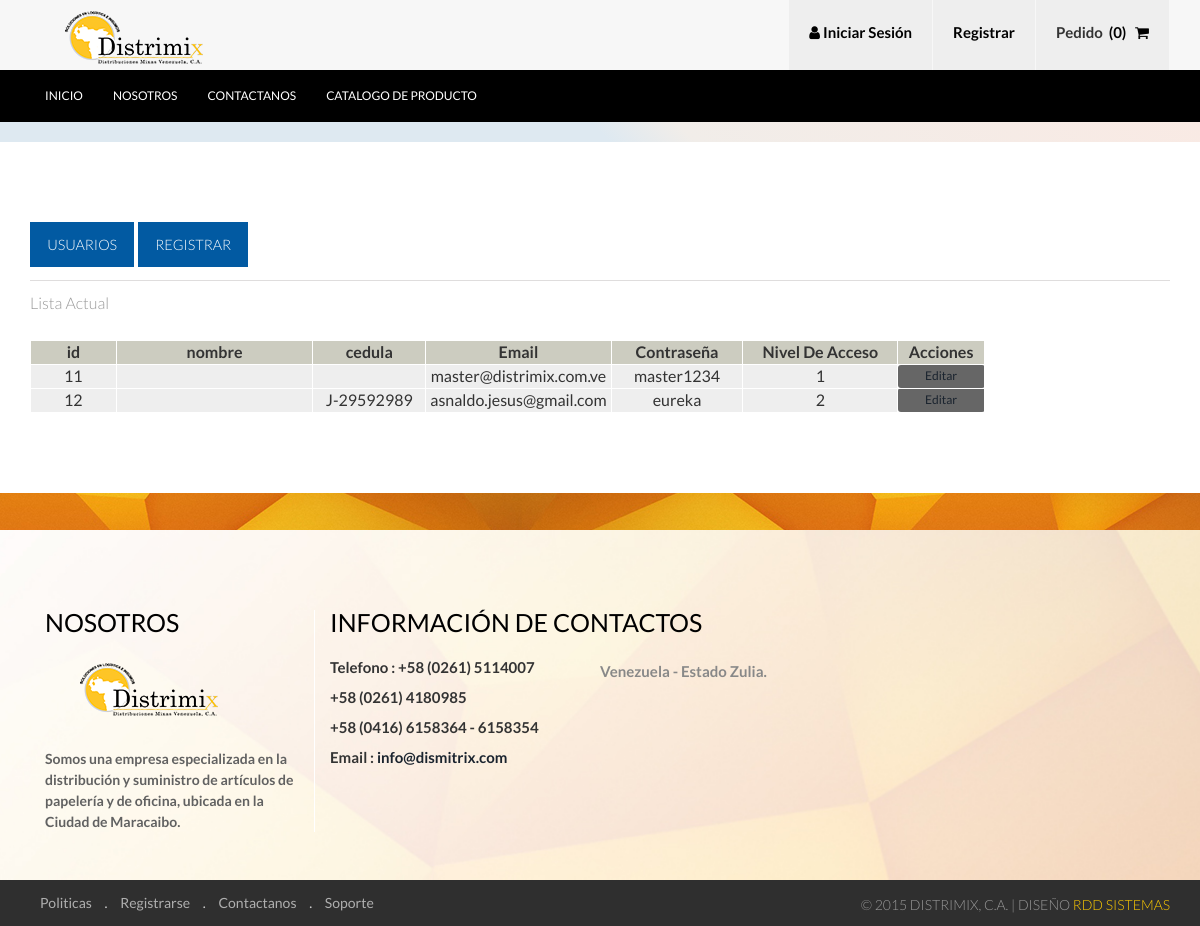
Screenshot of /usuario.php with the database file from the repository.
### tables this page shows
CREATE TABLE IF NOT EXISTS `usuario` (
  `id` int(11) NOT NULL AUTO_INCREMENT,
  `razon_social` varchar(30) NOT NULL,
  `representante` varchar(30) NOT NULL,
  `cedula` varchar(10) NOT NULL,
  `email` varchar(50) NOT NULL,
  `clave` varchar(30) NOT NULL,
  `nivel` int(1) NOT NULL,
  `direccion` varchar(100) NOT NULL,
  `dir_despacho` varchar(100) NOT NULL,
  `telefono` varchar(15) NOT NULL,
  `telf_movil` varchar(15) NOT NULL,
  `fax` varchar(16) NOT NULL,
  `fecha` timestamp NOT NULL DEFAULT CURRENT_TIMESTAMP,
  PRIMARY KEY (`id`)
);

### usuario.php (the view, shortened to what this page needs)
<?php require_once('Connections/master.php'); ?>
<?php
if(isset($_POST['buscar'])){
	$query_user="SELECT * FROM usuario WHERE usuario.nombre LIKE '%".$_POST['buscar']."%'";
$user = mysql_query($query_user, $master) or die(mysql_error());
$row_user = mysql_fetch_assoc($user);
$totalRows_user = mysql_num_rows($user);
}else{
$query_user = "SELECT * FROM usuario";
$user = mysql_query($query_user, $master) or die(mysql_error());
$row_user = mysql_fetch_assoc($user);
}
?>
<!DOCTYPE HTML>
<html>
<head>
<link rel="stylesheet" href="https://maxcdn.bootstrapcdn.com/font-awesome/4.4.0/css/font-awesome.min.css">
<link href="css/bootstrap.css" rel='stylesheet' type='text/css' />
<link href="css/style.css" rel='stylesheet' type='text/css' />
</head>
<body>
<div class="header">
	<div class="header_top">
		<div class="container">
			<div class="logo">
				<a href="index.php"><img src="images/logo.png" alt=""/></a>
			</div>
			<ul class="shopping_grid">
			  <?php if(isset($_SESSION['MM_Username']))
			  {
				  ?>
				      <a><li><i class="fa fa-user"></i> Usuario : <?php echo strtoupper($_SESSION['MM_nombre']) ?></li></a>
                      <a href="logout.php"><li>Cerrar Session</li></a>
                      <?php }else{?>
		      <a href="login.php"><li><i class="fa fa-user"></i> Iniciar Sesi&oacute;n</li></a>
              <a href="registro.php"><li>Registrar</li></a>
              <?php }?>
<?php         if (isset($_SESSION['carro'])) { ?>
               <a href="#"><li><span class="m_1">Pedido</span>&nbsp;&nbsp;(<?php echo  count($_SESSION['carro']) ;?>) &nbsp; <i class="fa fa-shopping-cart"></i></li></a>
              <?php  }else{?>
			      <a href="#"><li><span class="m_1">Pedido</span>&nbsp;&nbsp;(0) &nbsp; <i class="fa fa-shopping-cart"></i></li></a>
			  <?php }	  ?>
			</ul>
		    <div class="clearfix"> </div>
		</div>
	</div>
	<div class="h_menu4">
		<div class="container">
				<ul class="nav">
					<li><a href="index.php" data-hover="Inicio">Inicio</a></li>
					<li><a href="nosotros.php" data-hover="Nosotros">Nosotros</a></li>
					<li><a href="contactanos.php" data-hover="Contactanos">Contactanos</a></li>
					<li><a href="catalogo.php" data-hover="Catalogo de Producto">Catalogo de Producto</a></li>
				 </ul>
	      </div>
     </div>
</div>
<div class="column_center">
</div>
<div class="about">
    <div class="container">
         <div class="register">
		  	  <h4 class="title"><a class="acount-btn">Usuarios</a>  <a href="registro.php" class="acount-btn">Registrar</a></h4>
		  	  <p class="cart">Lista Actual</p>
	  	   <p class="cart">&nbsp;</p>
              <table width="955" border="1" bordercolor="#FFFFFF">
  <tr>
    <td width="82" align="center" bgcolor="#CCCCCCC"><strong>id</strong></td>
    <td width="188" align="center" bgcolor="#CCCCCCC"><strong>nombre</strong></td>
    <td width="108" align="center" bgcolor="#CCCCCCC"><strong>cedula</strong></td>
    <td width="174" align="center" bgcolor="#CCCCCCC"><strong>Email</strong></td>
    <td width="126" align="center" bgcolor="#CCCCCCC"><strong>Contraseña</strong></td>
    <td width="148" align="center" bgcolor="#CCCCCCC"><strong>Nivel De Acceso</strong></td>
    <td width="83" align="center" bgcolor="#CCCCCCC"><strong>Acciones</strong></td>
  </tr>
  <?php do { ?>
    <tr>
      <td align="center" bgcolor="#EEEEEEEE"><?php echo $row_user['id']; ?></td>
      <td align="center" bgcolor="#EEEEEEEE"><?php echo $row_user['nombre']." ".$row_user['apellido']; ?></td>
      <td align="center" bgcolor="#EEEEEEEE"><?php echo $row_user['cedula']; ?></td>
      <td align="center" bgcolor="#EEEEEEEE"><?php echo $row_user['email']; ?></td>
      <td align="center" bgcolor="#EEEEEEEE"><?php echo $row_user['clave']; ?></td>
      <td align="center" bgcolor="#EEEEEEEE"><?php echo $row_user['nivel']; ?></td>
      <td align="center" bgcolor="#EEEEEEEE" class="btn-boton btn-xs" ><a href="user_edit.php?idreg=<?php echo $row_user['id']; ?>">Editar</a></td>
    </tr>
    <?php } while ($row_user = mysql_fetch_assoc($user)); ?>
           </table>
		 </div>
	</div>
</div>
<div class="footer_bg">
</div>
<div class="footer">
	<div class="container">
		<div class="col-md-3 f_grid1">
			<h3>Nosotros</h3>
			<a href="#"><img src="images/logo.png" alt=""/></a>
			<p>Somos una empresa especializada en la distribuci&oacute;n y suministro de art&iacute;culos de papeler&iacute;a y de oficina, ubicada en la Ciudad de Maracaibo.</p>
		</div>
		<div class="col-md-6 f_grid3">
			<h3>Informaci&oacute;n de Contactos</h3>
			<ul class="list">
				<li><p>Telefono : +58 (0261) 5114007</p></li>
				<li><p>+58 (0261) 4180985</p></li>
                <li><p>+58 (0416) 6158364 - 6158354</p></li>
				<li><p>Email : <a href="mailto:info(at)dismitrix.com"> info@dismitrix.com</a></p></li>
			</ul>
			<ul class="list1">
				<li><p>Venezuela - Estado Zulia.</p></li>
			</ul>
			<div class="clearfix"> </div>
		</div>
	</div>
</div>
<div class="footer_bottom">
       	<div class="container">
       		<div class="cssmenu">
				<ul>
					<li class="active"><a href="">Politicas</a></li> .
					<li><a href="">Registrarse</a></li> .
					<li><a href="">Contactanos</a></li> .
					<li><a href="">Soporte</a></li>
				</ul>
			</div>
			<div class="copy">
			    <p>&copy;  2015 Distrimix, C.A. | Diseño <a href="http://rddsistemas.com" target="_blank">RdD Sistemas</a></p>
		    </div>
		    <div class="clearfix"> </div>
       	</div>
</div>
</body>
</html>

### css/style.css (style rules this page uses)
h4, h5, h6, h1, h2, h3 { margin-top: 0; }
ul, ol { margin: 0; }
p { margin: 0; }
html, body { font-family: 'Lato', sans-serif; font-size: 100%; background:#fff; }
body a { transition: 0.5s all; -webkit-transition: 0.5s all; -o-transition: 0.5s all; -ms-transition: 0.5s all; -moz-transition: 0.5s all; }
.header_top { background:#f7f7f7; }
.logo { float:left; margin-top:8px; }
ul.shopping_grid { padding:0; margin:0; list-style:none; float:right; }
ul.shopping_grid li { float: left; background: #eee; padding: 25px 20px 0; border-right: 1px solid #f7f7f7; font: 600 15px/15px 'Lato', sans-serif; min-height: 70px; color:#000; }
span.m_1 { color: #333; }
.h_menu4 { background:#000; padding:20px 0; }
.nav { list-style: none; *zoom: 1; }
.nav:before, .nav:after { content: " "; display: table; }
.nav:after { clear: both; }
.nav li a { display: block; margin:0px 15px; color:#fff; font: 400 12px/12px 'Lato', sans-serif; text-transform:uppercase; -webkit-transition: all 0.3s ease-out; -moz-transition: all 0.3s ease-out; -ms-transition: all 0.3s ease-out; -o-transition: all 0.3s ease-out; transition: all 0.3s ease-out; text-decoration: none; padding:0; }
.nav li:nth-child(1) { margin:0 }
.nav li { position: relative; }
.nav > li { float:left; }
.column_center { background: #dee9f1; background: -moz-linear-gradient(45deg, #dee9f1 50%, #f1ede9 57%, #f9eae4 100%); background: -webkit-gradient(linear, left bottom, right top, color-stop(50%,#dee9f1), color-stop(57%,#f1ede9), color-stop(100%,#f9eae4)); background: -webkit-linear-gradient(45deg, #dee9f1 50%,#f1ede9 57%,#f9eae4 100%); background: -o-linear-gradient(45deg, #dee9f1 50%,#f1ede9 57%,#f9eae4 100%); background: -ms-linear-gradient(45deg, #dee9f1 50%,#f1ede9 57%,#f9eae4 100%); background: linear-gradient(45deg, #dee9f1 50%,#f1ede9 57%,#f9eae4 100%); filter: progid:DXImageTransform.Microsoft.gradient( startColorstr='#dee9f1', endColorstr='#f9eae4',GradientType=1 ); padding:10px 0; }
ul { padding: 0; list-style: none; }
.footer_bg { background: url(../images/footer_bg.jpg) no-repeat center top; min-height:37px; }
.footer { background: url(../images/bg.jpg) no-repeat center top; -webkit-background-size: cover; -moz-background-size: cover; -o-background-size: cover; background-size: cover; min-height:350px; padding:5em 0 0; }
.f_grid1 h3, .f_grid3 h3 { color:#000; font: 400 25px/25px Lato, sans-serif; text-transform:uppercase; margin-bottom:1em; }
.f_grid1 p { color: #616161; font: 700 14px/14px 'Lato', sans-serif; line-height: 1.5em; margin-top: 2em; }
.f_grid1 { border-right: 1px solid #fff; }
ul.list { padding:0; margin:0; list-style:none; float:left; width: 50%; }
ul.list li { margin-bottom:15px; }
ul.list li p { margin:0; font: 700 15px/15px 'Lato', sans-serif; }
ul.list1 { overflow:hidden; margin:0; padding:0; list-style:none; }
ul.list1 li p { margin:0; font: 700 15px/15px 'Lato', sans-serif; color:#888; line-height:1.5em; }
.footer_bottom { background:#2f2f2f; padding: 1em 0; }
.cssmenu { float: left; color: #cfcfcf; font:500 14px/14px 'Lato', sans-serif; }
.cssmenu ul li { display: inline-block; }
.cssmenu ul li a { color:#afafaf; display: block; margin:0 10px; }
.copy { float: right; margin-top:8px; }
.copy p { color: #999; font:300 14px/1px 'Lato', sans-serif; text-transform:uppercase; }
.copy p a { color: #FC0; }
.about { padding:5em 0; }
.acount-btn { background:#025AA2; color: #FFF; font-size: 0.8em; padding: 0.7em 1.2em; transition: 0.5s all; -webkit-transition: 0.5s all; -moz-transition: 0.5s all; -o-transition: 0.5s all; display: inline-block; text-transform: uppercase; }
h4.title { color: #000; margin-bottom: 0.5em; font: 300 18px/25px Lato, sans-serif; text-transform: uppercase; border-bottom: 1px solid #DFDDDD; padding-bottom: 13px; }
p.cart { color: #999; line-height: 1.8em; font: 300 16px/25px Lato, sans-serif; }

### rows the page displays
usuario: id "11", email "master@distrimix.com.ve", clave "master1234", nivel "1"
usuario: id "12", cedula "J-29592989", email "asnaldo.jesus@gmail.com", clave "eureka", nivel "2"
